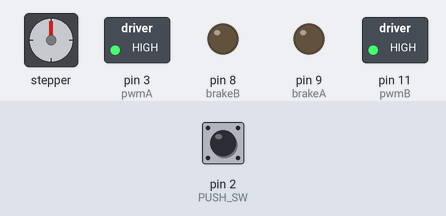
This sketch was run on a simulated Arduino Uno, built with avr-gcc and run on an emulated ATmega328P. On the bench: stepper motor, switched loads named in the sketch (green lamp = pin HIGH), output pins drawn as LEDs (lit = HIGH). The inputs (shaded band) are chosen by the test bench; at power-on: pin 2 (PUSH_SW) HIGH. Stepper angles assume 200 steps per turn.

Above: at 1.2 s.
1.3 s: pin 2 (PUSH_SW) pulled LOW for 0.15 s
At 1.57 s:
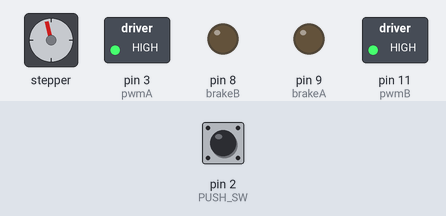
4.3 s: pin 2 (PUSH_SW) pulled LOW for 1 s
8.3 s: pin 2 (PUSH_SW) pulled LOW for 0.15 s
At 8.86 s:
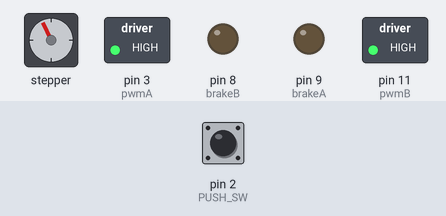
11.4 s: pin 2 (PUSH_SW) pulled LOW for 3.2 s
16.1 s: pin 2 (PUSH_SW) pulled LOW for 0.15 s
At 17.02 s:
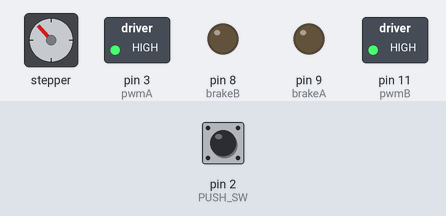
Timing chart, 0 to 25.6 s (numbered marks = the images above; inputs shaded):
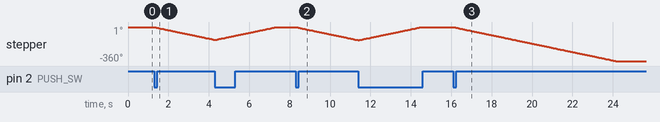

The sketch:

step_motor_switch_2.0.ino
```cpp
// Include the Stepper library:
// D2 Switch rotation change

#include <Stepper.h>
// Define number of steps per revolution:
const int stepsPerRevolution = 200;
// Give the motor control pins names:
#define pwmA 3
#define pwmB 11
#define brakeA 9
#define brakeB 8
#define dirA 12
#define dirB 13
#define PUSH_SW  2

// State condition flag definition
#define STATE_IDLE 0
#define STATE_BEGIN 1
#define STATE_RUN 2

// System condition definition
#define OFF 0
#define ON 1
#define CLOSE 0
#define OPEN 1
#define ANGLE_MAX 200
#define ANGLE_MIN 0

// Pin mapping


// Global variables declaration
int flag_state = STATE_IDLE;            // flag_State = 구동시작, 구동중, 구동완료 구분 플래그    STATE_ILDE(0) = 구동 완료/대기  STATE_BEGIN(1) = 구동 시작    STATE_RUN(2) = 구동 중
int flag_open = CLOSE;                  // flag_Open = 열림 상태 구분 플래그                     CLOSE(0) = 닫힘           OPEN(1) = 열림
int stepper_cnt = 0;

int pressed = false;
int pressedkey = true;
void set_stepper(int condition);
// Initialize the stepper library on the motor shield:
Stepper myStepper = Stepper(stepsPerRevolution, dirA, dirB);


void setup() {
  // Set the PWM and brake pins so that the direction pins can be used to control the motor:
  pinMode(pwmA, OUTPUT);
  pinMode(pwmB, OUTPUT);
  pinMode(brakeA, OUTPUT);
  pinMode(brakeB, OUTPUT);
  digitalWrite(pwmA, HIGH);
  digitalWrite(pwmB, HIGH);
  digitalWrite(brakeA, LOW);
  digitalWrite(brakeB, LOW);
  pinMode(PUSH_SW, INPUT);    // Direction pin on channel A
  // Set the motor speed (RPMs):
  myStepper.setSpeed(30);
//  SerialASC.begin(9600);
}
void loop() {
//  SerialASC.println(flag_state);
    /* Read button */
  if (digitalRead(PUSH_SW) == false) // push : 0, NOP : 1
  {
    if (pressedkey == true){
      pressedkey = false;
      if (flag_state == STATE_IDLE){
        flag_state = STATE_BEGIN;
      }
      else if (flag_state == STATE_BEGIN){
        flag_state = STATE_RUN;
      }
      else{
        flag_state = STATE_RUN;
      }

    }
  }
  else{
    pressedkey = true;
  }
  delay(20); //ms

  // State condition
  if (flag_state == STATE_RUN){                       // STATE_RUN      구동 중인 상태

    if (flag_open == OPEN){                           // 열리는 상태
      set_stepper(OPEN);                              // 열리는 포지션으로 가는 코드
      stepper_cnt++;
      if(stepper_cnt == ANGLE_MAX) {flag_state = STATE_IDLE; flag_open = OPEN;}   // 스텝모터가 목표위치 도달하면 구동 완료 상태로 변경
    }
    else{                                             // 닫히는 상태
      set_stepper(CLOSE);                             // 열리는 포지션으로 가는 코드
      stepper_cnt--;
      if(stepper_cnt == ANGLE_MIN) {flag_state = STATE_IDLE; flag_open = CLOSE;}   // 스텝모터가 목표위치 도달하면 구동 완료 상태로 변경
    }

  }
  else if (flag_state == STATE_BEGIN){                // STATE_BEGIN    구동 시작하는 상태

    if (flag_open == CLOSE){                           // 열린 상태
//      flag_state = STATE_RUN;                         // 구동 상태를 구동 중으로 변경
      set_stepper(OPEN);                              // 열리는 포지션으로 가는 코드
      stepper_cnt++;
      if(stepper_cnt == ANGLE_MAX) {flag_state = STATE_IDLE; flag_open = OPEN;}   // 스텝모터가 목표위치 도달하면 구동 완료 상태로 변경
    }
    else{                                             // 닫힌 상태
//      flag_state = STATE_RUN;                         // 구동 상태를 구동 중으로 변경
      set_stepper(CLOSE);                             // 닫히는 포지션으로 가는 코드
      stepper_cnt--;
      if(stepper_cnt == ANGLE_MIN) {flag_state = STATE_IDLE; flag_open = CLOSE;}   // 스텝모터가 목표위치 도달하면 구동 완료 상태로 변경
    }
  }
  else{                                               // STATE_IDLE     구동 완료 or 대기 상태
  }


}
void set_stepper(int condition){
  // stepper motor의 구동을 condition(OPEN/CLOSE)에 따라 제어하는 함수. 정해진 위치까지 loop마다 일정하게 회전하도록 작동할 것.
  // stub function. please add contents after unit-test.

if (condition == OPEN){
    myStepper.step(-1);
    delay(10);
  }
if (condition == CLOSE){
    myStepper.step(1);
    delay(10);

  }
}
```

Measured:
- after the input at 1.3 s, stepper: keeps turning counter-clockwise at about 45°/s, starting at once
- after the input at 8.3 s, stepper: keeps turning counter-clockwise at about 45°/s, starting at once
- after the input at 16.1 s, stepper: turns 360° counter-clockwise in 8.0 s, starting at once
